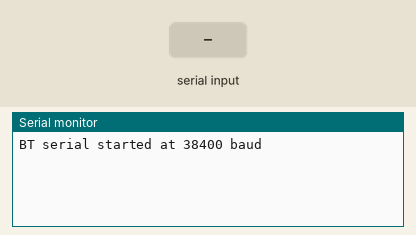
Recording of a sketch running on a simulated Arduino Uno, built with avr-gcc and run on an emulated ATmega328P. Parts: the last lines printed to the serial monitor. Inputs (shaded band) come from the test bench.

Above: at 1.2 s.
1.3 s: "1\n" received over Serial
At 2.5 s:
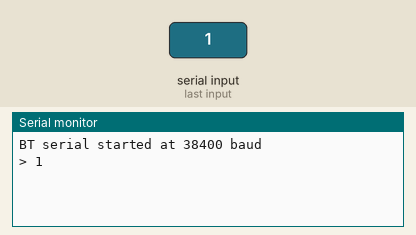
2.8 s: "1\n" received over the second serial link
At 3.7 s:
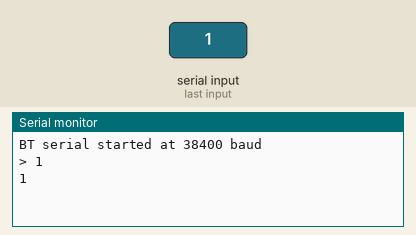
4.3 s: byte 10 (10) received over Serial
At 4.8 s:
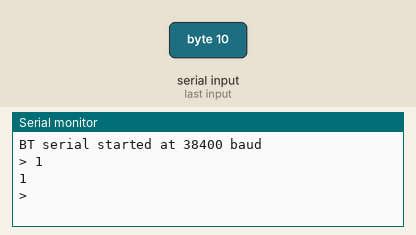
5.8 s: "0\n" received over Serial
At 7.0 s:
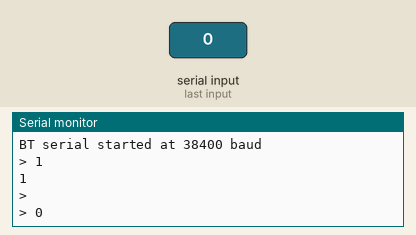
7.3 s: "0\n" received over the second serial link
At 8.3 s:
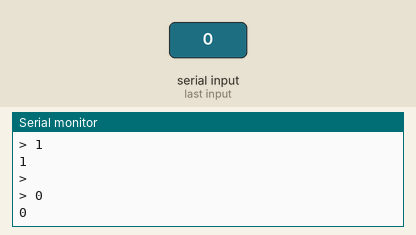

Measured:
- after the input at 1.3 s, the serial monitor: prints a new line at once (image 1)
- after the input at 2.8 s, the serial monitor: prints a new line at once (image 2)
- after the input at 4.3 s, the serial monitor: prints a new line at once (image 3)
- after the input at 5.8 s, the serial monitor: prints a new line at once (image 4)
- after the input at 7.3 s, the serial monitor: prints a new line at once (image 5)

The sketch:

HC-05_AT-Mode-Instigator.ino
```cpp
/*  HC-05 Bluetooth Module AT Mode interrogator
 *  C: 27/07/2017 | LM: 27/07/2017
 *  ----------------------------------
 *  Activates and interacts with AT mode on BT module
 *  (Uses software serial to allow debug serial on 0,1 (UNO))
 *
 *  BT serial = software serial to BT module
 *  Debug serial = serial to usual TX/RX (and debug monitor)
 *
 *  To activate AT mode:
 *    > Remove BT Module power
 *    > Hold module button (or apply 3v3 to pin 34 on BT board)
 *    > Power on module
 *
 *  Pins:
 *    BT-TX <--> D10
 *    BT-RX <--> D11
 *
 *  ----------------------------------
 *  By Rithesh R Jayaram
 *  ----------------------------------
*/

// LIBRARIES //
#include <SoftwareSerial.h> // Software serial
SoftwareSerial BTS(9, 10); // RX | TX (secondary serial on these pins)

// VARS //
const long baudRate = 38400;

void setup()
{
    Serial.begin(9600); // Initialise wired serial
    BTS.begin(baudRate); // Initialise BT serial
    Serial.print("BT serial started at "); Serial.print(baudRate);
    Serial.println(" baud");
}

void loop()
{
  btTransfer(); //
}

// Reads and transfers data between debug and BT
void btTransfer(){
   char c;  // Holds temp char read in at each iteration
   static boolean NL = true; // Whether or not to print '>' for user input from debug

   // Write BT serial out to debug serial
    if (BTS.available()) { Serial.write(BTS.read()); }  // write to debug serial


    // Write debug serial out to BT serial
    if (Serial.available()) {
        c = Serial.read();          // read from debug
        BTS.write(Serial.read());   // write to BT

        // Echo the user input to the main window - '>' indicates the user entered text
        if (NL) { Serial.print("> ");  NL = false; }
        Serial.write(c);
        if (c == 10) { NL = true; }
    }

}
```
